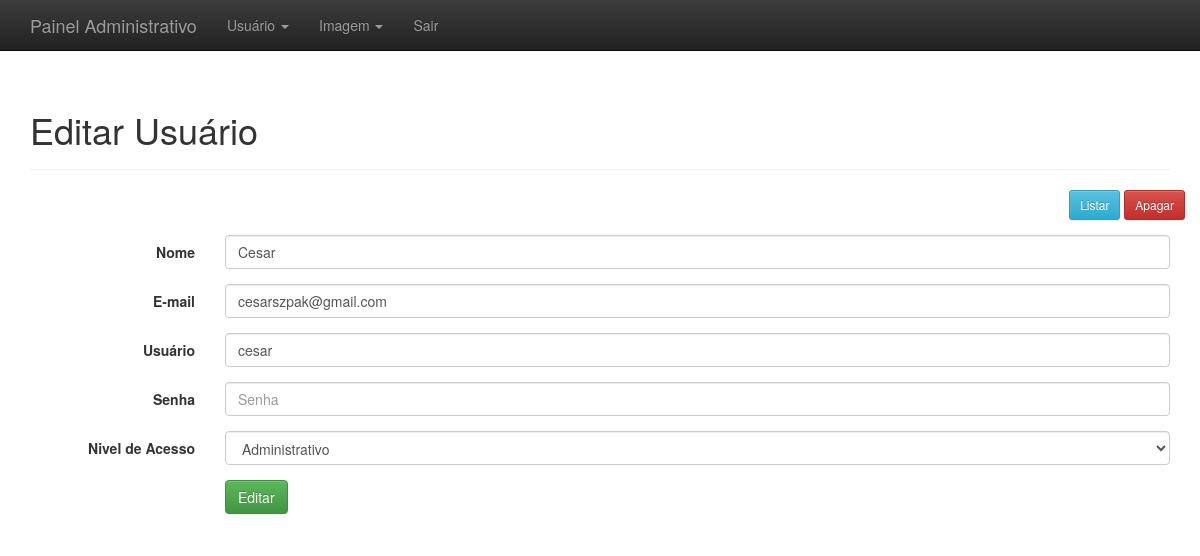
/administrativo.php?link=4&id=4 (signed in), run on the app's committed database.
### tables this page shows
CREATE TABLE `usuarios` (
  `id` int(11) NOT NULL,
  `nome` varchar(220) NOT NULL,
  `email` varchar(220) NOT NULL,
  `login` varchar(50) NOT NULL,
  `senha` varchar(50) NOT NULL,
  `nivel_acesso_id` int(11) NOT NULL,
  `created` datetime DEFAULT NULL,
  `modified` datetime DEFAULT NULL
);

### editar_usuario.php (the view, shortened to what this page needs)
<?php
	$id = $_GET['id'];
	$result = mysql_query("SELECT * FROM usuarios WHERE id = '$id' LIMIT 1");
	$resultado = mysql_fetch_assoc($result);
?>
<div class="container theme-showcase" role="main">
  <div class="page-header">
	<h1>Editar Usuário</h1>
  </div>
  <div class="row espaco">
		<div class="pull-right">
			<a href='administrativo.php?link=2&id=<?php echo $resultado['id']; ?>'><button type='button' class='btn btn-sm btn-info'>Listar</button></a>
			<a href='processa/proc_apagar_usuario.php?id=<?php echo $resultado['id']; ?>'><button type='button' class='btn btn-sm btn-danger'>Apagar</button></a>
		</div>
	</div>
  <div class="row">
	<div class="col-md-12">
	  <form class="form-horizontal" method="POST" action="processa/proc_edit_usuario.php">
		  <div class="form-group">
			<label for="inputEmail3" class="col-sm-2 control-label">Nome</label>
			<div class="col-sm-10">
			  <input type="text" class="form-control" name="nome" placeholder="Nome Completo" value="<?php echo $resultado['nome']; ?>">
			</div>
		  </div>
		  <div class="form-group">
			<label for="inputEmail3" class="col-sm-2 control-label">E-mail</label>
			<div class="col-sm-10">
			  <input type="email" class="form-control" name="email" placeholder="E-mail" value="<?php echo $resultado['email']; ?>">
			</div>
		  </div>
		  <div class="form-group">
			<label for="inputEmail3" class="col-sm-2 control-label">Usuário</label>
			<div class="col-sm-10">
			  <input type="text" class="form-control" name="usuario" placeholder="Usuário" value="<?php echo $resultado['login']; ?>">
			</div>
		  </div>
		  <div class="form-group">
			<label for="inputPassword3" class="col-sm-2 control-label">Senha</label>
			<div class="col-sm-10">
			  <input type="password" class="form-control" name="senha" placeholder="Senha">
			</div>
		  </div>
		  <div class="form-group">
			<label for="inputPassword3" class="col-sm-2 control-label">Nivel de Acesso</label>
			<div class="col-sm-10">
			  <select class="form-control" name="nivel_de_acesso">
					<option value="1"
					<?php
						if( $resultado['nivel_acesso_id'] == 1){
							echo 'selected';
						}
					?>
					>Administrativo</option>
				</select>
			</div>
		  </div>
		  <div class="form-group">
			<div class="col-sm-offset-2 col-sm-10">
			  <button type="submit" class="btn btn-success">Editar</button>
			</div>
		  </div>
		</form>
	</div>
	</div>
</div>

### css/theme.css (style rules this page uses)
body { padding-top: 70px; padding-bottom: 30px; }
.espaco { margin-bottom:15px; }

### data on the page
usuarios: nome "Cesar", email "cesarszpak@gmail.com", usuario "cesar", nivel_de_acesso "Administrativo"
